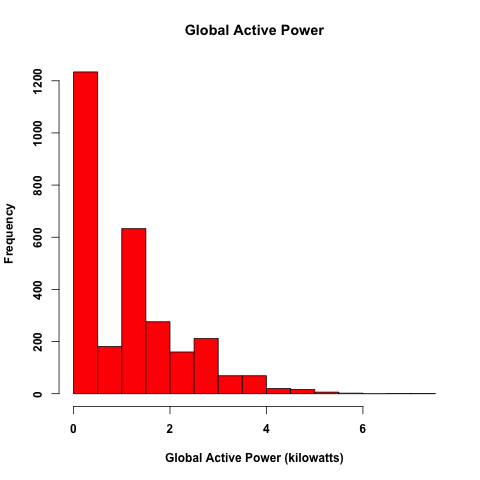

Source code (R):
setwd("~/Documents/Coursera/Data analysis/Exploratory Data analysis/Week1/Assignment1/repo/ExData_Plotting1")

##  plot1 histogram
##_________________

# Get dataset
source("./Loaddata.r")

# Set plotting parameters
par(font.lab  = 2,
    font.axis = 2,
    pty = "m")

# Plot histogram
hist(workingdata$global_active_power,
     workingdata$Voltage,
     col    = "red",
     breaks = 12,
     main   = "Global Active Power",
     xlab   = "Global Active Power (kilowatts)",
     ylab   = "Frequency"                        )

# Open PNG Device and save file
dev.copy(png, file = "plot1.png", height = 480, width = 480)
dev.off()


